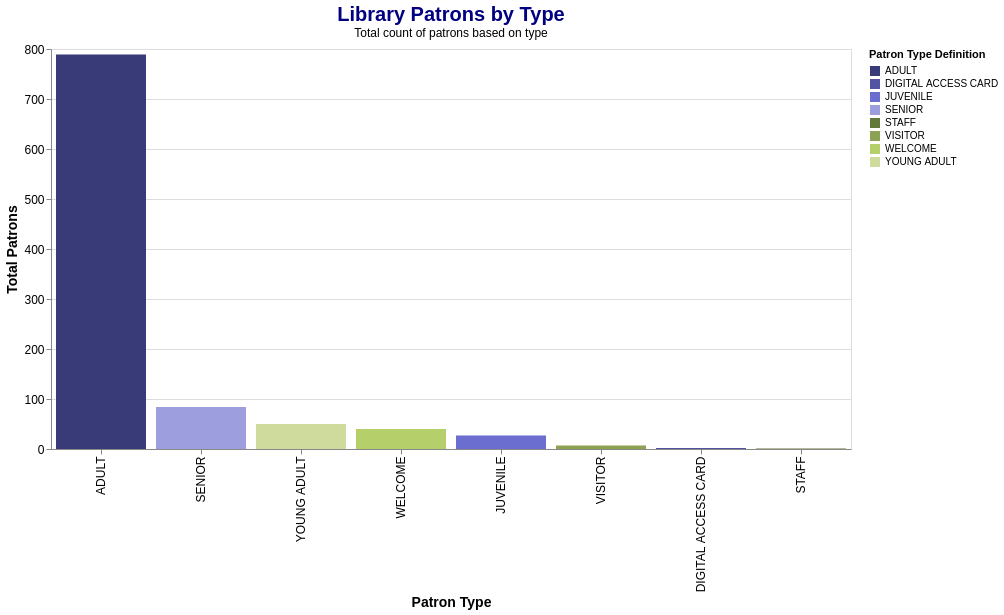

The notebook cell saved with this chart:
### Code cell
alt.Chart(library).mark_bar().encode(
    x=alt.X("Patron Type Definition:O", sort="-y", title='Patron Type'),
    y=alt.Y("count():Q", title='Total Patrons'),
    color=alt.Color("Patron Type Definition:O", scale=alt.Scale(
        scheme='category20b')),  # Set a color scheme
    # Add tooltip for interactivity
    tooltip=['Patron Type Definition', 'count():Q']
).properties(
    width=800,
    height=400,
    title=alt.TitleParams(
        text='Library Patrons by Type',
        subtitle='Total count of patrons based on type',
        align='center',
        fontSize=20
    )
).configure_axis(
    labelFontSize=12,
    titleFontSize=14
).configure_title(
    fontSize=24,
    anchor='middle',
    color='navy'
)

### Figure 1 — Vega-Lite specification as saved in the notebook (floating-point values rounded to 4 significant figures; data arrays with more than 128 entries replaced by an {"elided": "..."} marker saying what was removed)
{"config": {"view": {"continuousWidth": 300, "continuousHeight": 300}, "axis": {"labelFontSize": 12, "titleFontSize": 14}, "title": {"anchor": "middle", "color": "navy", "fontSize": 24}}, "data": {"name": "data-58ec9e615a1f7e7c69979d6c3392ff84"}, "mark": {"type": "bar"}, "encoding": {"color": {"field": "Patron Type Definition", "scale": {"scheme": "category20b"}, "type": "ordinal"}, "tooltip": [{"field": "Patron Type Definition", "type": "nominal"}, {"aggregate": "count", "type": "quantitative"}], "x": {"field": "Patron Type Definition", "sort": "-y", "title": "Patron Type", "type": "ordinal"}, "y": {"aggregate": "count", "title": "Total Patrons", "type": "quantitative"}}, "height": 400, "title": {"text": "Library Patrons by Type", "align": "center", "fontSize": 20, "subtitle": "Total count of patrons based on type"}, "width": 800, "$schema": "https://vega.github.io/schema/vega-lite/v5.20.1.json", "datasets": {"data-58ec9e615a1f7e7c69979d6c3392ff84": {"elided": "1000 records"}}}
